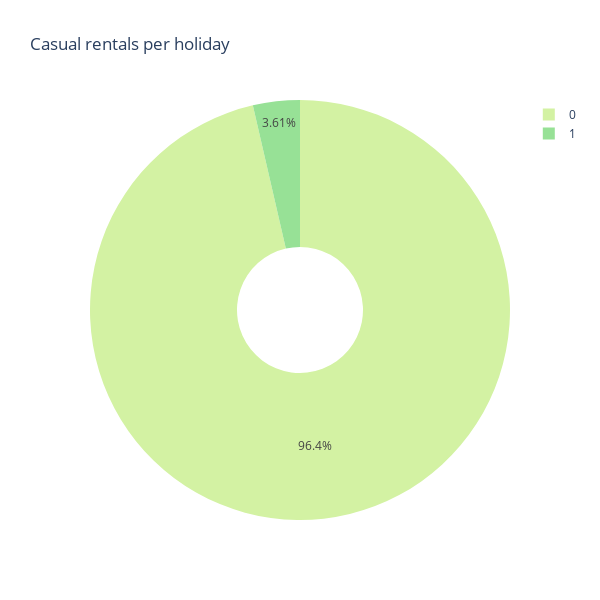

Here is the notebook cell this chart was saved with:
### Markdown cell above
#### Casual rentals per holiday.

<p>Penyewaan kasual tidak terlalu populer selama liburan, dengan hanya 3,61% dari total penggunaan kasual terjadi pada hari-hari libur ini.</p>

### Code cell
df_holiday_casual = hour_df.groupby(['holiday']).agg({'casual': 'sum'}).reset_index()
df_holiday_casual.rename(columns={'casual': 'casual_sum'}, inplace=True)

fig = px.pie(df_holiday_casual, values='casual_sum', names='holiday', title='Casual rentals per holiday', hole=0.3, color_discrete_sequence=px.colors.sequential.Emrld)
fig.update_layout(height=600, width=600)
fig.show()

### Figure 1 — Plotly figure (JSON) as saved in the notebook; plotly's stock layout.template omitted (floating-point values rounded to 4 significant figures)
{"data": [{"domain": {"x": [0, 1], "y": [0, 1]}, "hole": 0.3, "hovertemplate": "holiday=%{label}<br>casual_sum=%{value}<extra></extra>", "labels": [0, 1], "legendgroup": "", "name": "", "showlegend": true, "type": "pie", "values": [597658, 22359]}], "layout": {"height": 600, "legend": {"tracegroupgap": 0}, "piecolorway": ["rgb(211, 242, 163)", "rgb(151, 225, 150)", "rgb(108, 192, 139)", "rgb(76, 155, 130)", "rgb(33, 122, 121)", "rgb(16, 89, 101)", "rgb(7, 64, 80)"], "title": {"text": "Casual rentals per holiday"}, "width": 600}}
